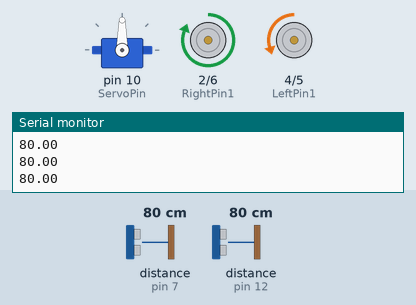
Bench run of a sketch on a simulated Arduino Uno, built with avr-gcc and run on an emulated ATmega328P. On the bench: servo, motor-driver pin pairs drawn as motors (green arrow = first pin HIGH = forward, orange = second pin HIGH = backward, longer = more drive, scaled by the enable pin), the last lines printed to the serial monitor. The test bench sets the inputs (shaded band); at power-on: distance to the obstacle (sensors on pin 7, pin 12) 80 cm.

Above: at 1.6 s.
1.7 s: distance to the obstacle (sensor on pin 7) set to 10 cm
3.6 s: distance to the obstacle (sensor on pin 7) set to 7 cm
At 5.2 s:
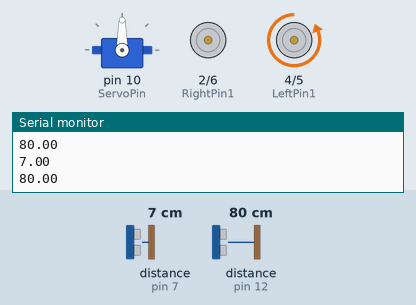
5.5 s: distance to the obstacle (sensor on pin 12) set to 14 cm
7.4 s: distance to the obstacle (sensor on pin 12) set to 11 cm
At 10.1 s:
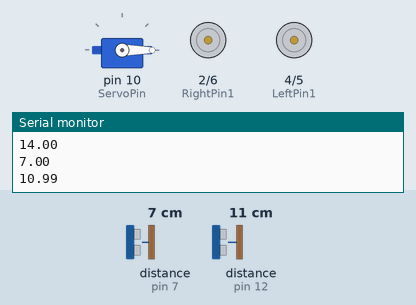
11.0 s: distance to the obstacle (sensor on pin 12) set to 7 cm
At 14.6 s:
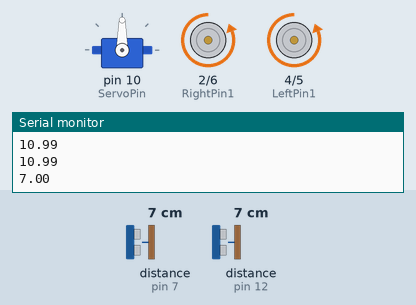
14.7 s: distance to the obstacle (sensor on pin 12) set to 18 cm
At 16.6 s:
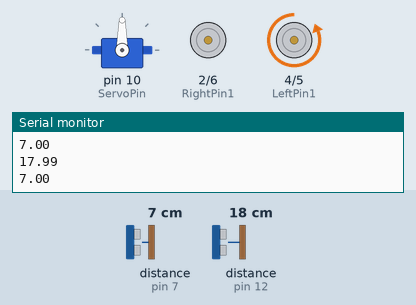
Timing chart, 0 to 18.1 s (numbered marks = the images above; inputs shaded):
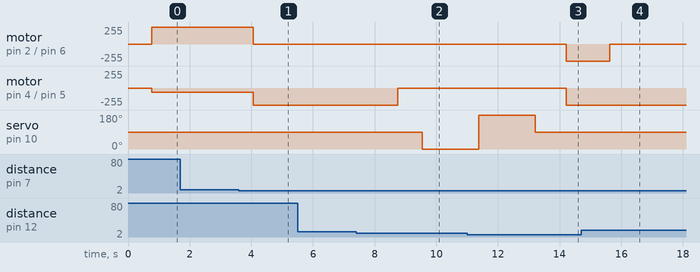

Measured:
- the behaviour switches between 9 and 8 cm on distance to the obstacle (sensor on pin 7) (found by bisection; images 0 and 1)
- the behaviour switches between 13 and 12 cm on distance to the obstacle (sensor on pin 12) (found by bisection; images 1 and 2)
- the behaviour switches between 9 and 8 cm on distance to the obstacle (sensor on pin 12) (found by bisection; images 2 and 3)
- after the input at 3.6 s, motor on pin 2 (RightPin1) / pin 6 (RightPin2): forward 255/255 → stopped after 0.47 s; motor on pin 4 (LeftPin1) / pin 5 (LeftPin2): backward 60/255 → backward 255/255 after 0.47 s
- after the input at 7.4 s, motor on pin 4 (LeftPin1) / pin 5 (LeftPin2): backward 255/255 → stopped after 1.3 s; servo on pin 10 (ServoPin): 90° → 0° after 2.1 s
- after the input at 11.0 s, motor on pin 2 (RightPin1) / pin 6 (RightPin2), motor on pin 4 (LeftPin1) / pin 5 (LeftPin2): stopped → backward 255/255 after 3.2 s
- after the input at 14.7 s, motor on pin 4 (LeftPin1) / pin 5 (LeftPin2): stays backward 255/255 (without the input it goes to stopped after 0.69 s); servo on pin 10 (ServoPin): stays 90° (without the input it goes to 0° after 1.5 s)

The sketch:

susv2.ino
```cpp
#include <Servo.h>
#include <NewPing.h>

Servo servo;

double distance;
double distance2;
double l;
double r;


// Set up pin names

// Front Sonar
#define SonarIN 11
#define SonarOUT 12

// Side Sonar
#define SonarIN2 8
#define SonarOUT2 7

#define ServoPin 10

#define LeftMotorEnable 9
#define LeftPin2 5
#define LeftPin1 4

#define RightMotorEnable 3
#define RightPin1 2
#define RightPin2 6

NewPing frontSonar(SonarIN,SonarOUT,200);
NewPing leftSonar(SonarIN2,SonarOUT2,200);

// Calibration Values
#define obst_thresh 12
#define turn_delay 650
#define minLeft 5
#define maxLeft 8

void stop(){
  digitalWrite(LeftPin1, LOW);
  digitalWrite(LeftPin2, LOW);
  digitalWrite(RightPin1, LOW);
  digitalWrite(RightPin2, LOW);
}


void anticlockwise(int x, int y){
  digitalWrite(x, LOW);
  digitalWrite(y, HIGH);
}
void clockwise(int x, int y){
  digitalWrite(y, LOW);
  digitalWrite(x, HIGH);
}

void left() {
  clockwise(RightPin1,RightPin2);
  digitalWrite(LeftPin1, LOW);
  digitalWrite(LeftPin2, LOW);
}

void semileft(){
  clockwise(RightPin1,RightPin2);
  analogWrite(LeftPin2, 60);
  digitalWrite(LeftPin1, LOW);
}

void leftonspot() {
  clockwise(RightPin1,RightPin2);
  clockwise(LeftPin1,LeftPin2);
}

void rightonspot() {
  anticlockwise(LeftPin1,LeftPin2);
  anticlockwise(RightPin1,RightPin2);
}


void right() {
  anticlockwise(LeftPin1,LeftPin2);
  digitalWrite(RightPin1, LOW);
  digitalWrite(RightPin2, LOW);
}


void go() {
  clockwise(RightPin1,RightPin2);
  anticlockwise(LeftPin1,LeftPin2);
}


void sonar(){
  distance =frontSonar.ping_median(9) / 58.3;

  //Print distance - FOR TESTING SONAR
  Serial.println(distance);
}


void sonar2(){
  distance2 = leftSonar.ping_median(9) / 58.3;

  //Print distance - FOR TESTING SONAR
  Serial.println(distance2);
}

void sonarTurn() {
  l = 0;
  r = 0;
  sonar();
  delay(300);
  if(distance < obst_thresh && distance != 0) {
    stop();
    delay(800);
    servo.write(0);
    delay(800);
    sonar();
    r = distance;
    delay(800);
    servo.write(180);
    delay(800);
    sonar();
    l = distance;
    delay(800);
    servo.write(90);
    delay(1000);

    if (abs(l-r) < 3 ) {
      leftonspot();
      delay(turn_delay*2);   // U-trun
    }


    else if (l>r){
      leftonspot();
      delay(turn_delay);  // Left Turn
    }
    else {
      rightonspot();
      delay(turn_delay);  // Right Turn
    }
    }
  else {
    sonarDrive();
  }

}


void sonarDrive() {
  sonar2();

  if (distance2 > maxLeft) {
    semileft();
  }
  else if (distance2 < maxLeft) {
    right();
  }
  else {
    go();
  }

  delay(50);
}


void setup()
{
  //Set up the motor pins
  pinMode(LeftMotorEnable, OUTPUT);
  pinMode(LeftPin1, OUTPUT);
  pinMode(LeftPin2, OUTPUT);
  pinMode(RightMotorEnable, OUTPUT);
  pinMode(RightPin1, OUTPUT);
  pinMode(RightPin2, OUTPUT);

  //Initialise the motor controller
  digitalWrite(LeftMotorEnable, HIGH);
  digitalWrite(RightMotorEnable, HIGH);
  digitalWrite(LeftPin1, LOW);
  digitalWrite(LeftPin2, LOW);
  digitalWrite(RightPin1, LOW);
  digitalWrite(RightPin2, LOW);


  //Set up servo pins
  servo.attach(ServoPin);
  servo.write(90);

  //Initialise Serial
  Serial.begin(9600);
  Serial.println("setup is complete");
}

void loop()
{
 sonarTurn();
}
```
